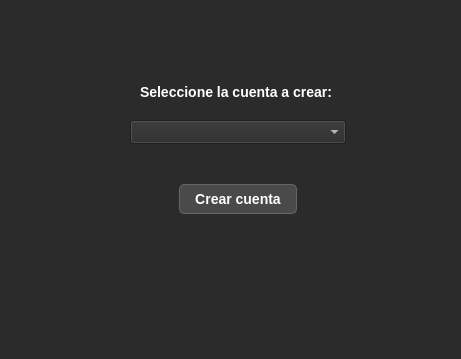
<?xml version="1.0" encoding="UTF-8"?>
<ui version="4.0">
 <class>DialogCreateAccount</class>
 <widget class="QDialog" name="DialogCreateAccount">
  <property name="geometry">
   <rect>
    <x>0</x>
    <y>0</y>
    <width>461</width>
    <height>359</height>
   </rect>
  </property>
  <property name="windowTitle">
   <string>Dialog</string>
  </property>
  <property name="styleSheet">
   <string notr="true">QWidget {
    background-color: #2b2b2b; /* gris oscuro */
    color: #ffffff; /* texto por defecto */
    font-family: &quot;Segoe UI&quot;, Arial, sans-serif;
    font-size: 14px;
}</string>
  </property>
  <widget class="QLabel" name="labelStatusCreate">
   <property name="enabled">
    <bool>true</bool>
   </property>
   <property name="geometry">
    <rect>
     <x>120</x>
     <y>240</y>
     <width>241</width>
     <height>31</height>
    </rect>
   </property>
   <property name="sizePolicy">
    <sizepolicy hsizetype="Fixed" vsizetype="Fixed">
     <horstretch>10</horstretch>
     <verstretch>10</verstretch>
    </sizepolicy>
   </property>
   <property name="styleSheet">
    <string notr="true">QLabel {
    color: #ff4d4d;           /* rojo fuerte */
    font-weight: bold;
    font-size: 14px;
}
</string>
   </property>
   <property name="text">
    <string/>
   </property>
   <property name="alignment">
    <set>Qt::AlignCenter</set>
   </property>
   <property name="wordWrap">
    <bool>true</bool>
   </property>
  </widget>
  <widget class="QWidget" name="verticalLayoutWidget">
   <property name="geometry">
    <rect>
     <x>130</x>
     <y>70</y>
     <width>216</width>
     <height>161</height>
    </rect>
   </property>
   <layout class="QVBoxLayout" name="verticalLayout_2">
    <item>
     <layout class="QHBoxLayout" name="horizontalLayout_3">
      <item>
       <widget class="QLabel" name="lblSelectCurrencyCreate">
        <property name="sizePolicy">
         <sizepolicy hsizetype="Fixed" vsizetype="Fixed">
          <horstretch>0</horstretch>
          <verstretch>0</verstretch>
         </sizepolicy>
        </property>
        <property name="font">
         <font>
          <family>Segoe UI</family>
          <pointsize>-1</pointsize>
          <bold>true</bold>
         </font>
        </property>
        <property name="text">
         <string>Seleccione la cuenta a crear: </string>
        </property>
       </widget>
      </item>
     </layout>
    </item>
    <item>
     <widget class="QComboBox" name="cbSelectCurrencyCreate"/>
    </item>
    <item>
     <spacer name="verticalSpacer_3">
      <property name="orientation">
       <enum>Qt::Vertical</enum>
      </property>
      <property name="sizeType">
       <enum>QSizePolicy::Fixed</enum>
      </property>
      <property name="sizeHint" stdset="0">
       <size>
        <width>20</width>
        <height>20</height>
       </size>
      </property>
     </spacer>
    </item>
    <item>
     <layout class="QHBoxLayout" name="horizontalLayout_4">
      <item>
       <widget class="QPushButton" name="btnCreateAccount">
        <property name="sizePolicy">
         <sizepolicy hsizetype="Fixed" vsizetype="Fixed">
          <horstretch>0</horstretch>
          <verstretch>0</verstretch>
         </sizepolicy>
        </property>
        <property name="styleSheet">
         <string notr="true">QPushButton {
    background-color: #4a4a4a; /* gris medio */
    color: #ffffff;
    border: 1px solid #666666;
    border-radius: 5px;
    padding: 6px 15px;
    font-weight: bold;
}

QPushButton:hover {
    background-color: #5a5a5a;
    border: 1px solid #777777;
}

QPushButton:pressed {
    background-color: #3a3a3a;
    border: 1px solid #555555;
}</string>
        </property>
        <property name="text">
         <string>Crear cuenta</string>
        </property>
       </widget>
      </item>
     </layout>
    </item>
   </layout>
  </widget>
 </widget>
 <resources/>
 <connections/>
</ui>
